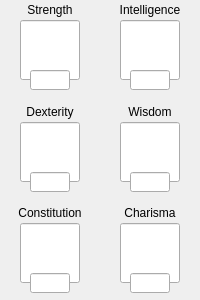
        <widget class="QFrame" name="characteristicBox">
         <property name="enabled">
          <bool>true</bool>
         </property>
         <property name="geometry">
          <rect>
           <x>20</x>
           <y>150</y>
           <width>200</width>
           <height>300</height>
          </rect>
         </property>
         <property name="focusPolicy">
          <enum>Qt::NoFocus</enum>
         </property>
         <property name="acceptDrops">
          <bool>false</bool>
         </property>
         <property name="styleSheet">
          <string notr="true">font: 12pt &quot;Eberron&quot;;</string>
         </property>
         <property name="frameShape">
          <enum>QFrame::NoFrame</enum>
         </property>
         <property name="frameShadow">
          <enum>QFrame::Plain</enum>
         </property>
         <property name="lineWidth">
          <number>1</number>
         </property>
         <layout class="QGridLayout" name="gridLayout">
          <property name="leftMargin">
           <number>0</number>
          </property>
          <property name="topMargin">
           <number>0</number>
          </property>
          <property name="rightMargin">
           <number>0</number>
          </property>
          <property name="bottomMargin">
           <number>0</number>
          </property>
          <property name="horizontalSpacing">
           <number>0</number>
          </property>
          <property name="verticalSpacing">
           <number>5</number>
          </property>
          <item row="0" column="0">
           <widget class="QFrame" name="strengthBox">
            <property name="styleSheet">
             <string notr="true">font: 12pt &quot;Eberron&quot;;</string>
            </property>
            <widget class="QLineEdit" name="strength">
             <property name="geometry">
              <rect>
               <x>30</x>
               <y>70</y>
               <width>40</width>
               <height>20</height>
              </rect>
             </property>
             <property name="accessibleName">
              <string>strength</string>
             </property>
             <property name="accessibleDescription">
              <string>base</string>
             </property>
             <property name="styleSheet">
              <string notr="true">font: 12pt &quot;Eberron&quot;;</string>
             </property>
             <property name="text">
              <string/>
             </property>
             <property name="maxLength">
              <number>2</number>
             </property>
             <property name="alignment">
              <set>Qt::AlignCenter</set>
             </property>
            </widget>
            <widget class="QLineEdit" name="strengthBonus">
             <property name="geometry">
              <rect>
               <x>20</x>
               <y>20</y>
               <width>60</width>
               <height>60</height>
              </rect>
             </property>
             <property name="accessibleName">
              <string>strengthBonus</string>
             </property>
             <property name="accessibleDescription">
              <string>bonus</string>
             </property>
             <property name="styleSheet">
              <string notr="true">font: 12pt &quot;Eberron&quot;;</string>
             </property>
             <property name="text">
              <string/>
             </property>
             <property name="maxLength">
              <number>4</number>
             </property>
             <property name="alignment">
              <set>Qt::AlignCenter</set>
             </property>
            </widget>
            <widget class="QLabel" name="strengthLabel">
             <property name="geometry">
              <rect>
               <x>0</x>
               <y>0</y>
               <width>100</width>
               <height>20</height>
              </rect>
             </property>
             <property name="styleSheet">
              <string notr="true">font: 12pt &quot;Eberron&quot;;</string>
             </property>
             <property name="text">
              <string>Strength</string>
             </property>
             <property name="alignment">
              <set>Qt::AlignCenter</set>
             </property>
             <property name="textInteractionFlags">
              <set>Qt::NoTextInteraction</set>
             </property>
            </widget>
            <zorder>strengthLabel</zorder>
            <zorder>strengthBonus</zorder>
            <zorder>strength</zorder>
           </widget>
          </item>
          <item row="0" column="1">
           <widget class="QFrame" name="intelligenceBox">
            <property name="styleSheet">
             <string notr="true">font: 12pt &quot;Eberron&quot;;</string>
            </property>
            <widget class="QLineEdit" name="intelligence">
             <property name="geometry">
              <rect>
               <x>30</x>
               <y>70</y>
               <width>40</width>
               <height>20</height>
              </rect>
             </property>
             <property name="accessibleName">
              <string>intelligence</string>
             </property>
             <property name="accessibleDescription">
              <string>base</string>
             </property>
             <property name="styleSheet">
              <string notr="true">font: 12pt &quot;Eberron&quot;;</string>
             </property>
             <property name="text">
              <string/>
             </property>
             <property name="maxLength">
              <number>2</number>
             </property>
             <property name="alignment">
              <set>Qt::AlignCenter</set>
             </property>
            </widget>
            <widget class="QLineEdit" name="intelligenceBonus">
             <property name="geometry">
              <rect>
               <x>20</x>
               <y>20</y>
               <width>60</width>
               <height>60</height>
              </rect>
             </property>
             <property name="accessibleName">
              <string>intelligenceBonus</string>
             </property>
             <property name="accessibleDescription">
              <string>bonus</string>
             </property>
             <property name="styleSheet">
              <string notr="true">font: 12pt &quot;Eberron&quot;;</string>
             </property>
             <property name="text">
              <string/>
             </property>
             <property name="maxLength">
              <number>4</number>
             </property>
             <property name="alignment">
              <set>Qt::AlignCenter</set>
             </property>
            </widget>
            <widget class="QLabel" name="intelligenceLabel">
             <property name="geometry">
              <rect>
               <x>0</x>
               <y>0</y>
               <width>100</width>
               <height>20</height>
              </rect>
             </property>
             <property name="styleSheet">
              <string notr="true">font: 12pt &quot;Eberron&quot;;</string>
             </property>
             <property name="text">
              <string>Intelligence</string>
             </property>
             <property name="alignment">
              <set>Qt::AlignCenter</set>
             </property>
             <property name="textInteractionFlags">
              <set>Qt::NoTextInteraction</set>
             </property>
            </widget>
            <zorder>intelligenceBonus</zorder>
            <zorder>intelligenceLabel</zorder>
            <zorder>intelligence</zorder>
           </widget>
          </item>
          <item row="1" column="0">
           <widget class="QFrame" name="dexterityBox">
            <property name="styleSheet">
             <string notr="true">font: 12pt &quot;Eberron&quot;;</string>
            </property>
            <widget class="QLineEdit" name="dexterity">
             <property name="geometry">
              <rect>
               <x>30</x>
               <y>70</y>
               <width>40</width>
               <height>20</height>
              </rect>
             </property>
             <property name="accessibleName">
              <string>dexterity</string>
             </property>
             <property name="accessibleDescription">
              <string>base</string>
             </property>
             <property name="styleSheet">
              <string notr="true">font: 12pt &quot;Eberron&quot;;</string>
             </property>
             <property name="text">
              <string/>
             </property>
             <property name="maxLength">
              <number>2</number>
             </property>
             <property name="alignment">
              <set>Qt::AlignCenter</set>
             </property>
            </widget>
            <widget class="QLineEdit" name="dexterityBonus">
             <property name="geometry">
              <rect>
               <x>20</x>
               <y>20</y>
               <width>60</width>
               <height>60</height>
              </rect>
             </property>
             <property name="accessibleName">
              <string>dexterityBonus</string>
             </property>
             <property name="accessibleDescription">
              <string>bonus</string>
             </property>
             <property name="styleSheet">
              <string notr="true">font: 12pt &quot;Eberron&quot;;</string>
             </property>
             <property name="text">
              <string/>
             </property>
             <property name="maxLength">
              <number>4</number>
             </property>
             <property name="alignment">
              <set>Qt::AlignCenter</set>
             </property>
            </widget>
            <widget class="QLabel" name="dexterityLabel">
             <property name="geometry">
              <rect>
               <x>0</x>
               <y>0</y>
               <width>100</width>
               <height>20</height>
              </rect>
             </property>
             <property name="styleSheet">
              <string notr="true">font: 12pt &quot;Eberron&quot;;</string>
             </property>
             <property name="text">
              <string>Dexterity</string>
             </property>
             <property name="alignment">
              <set>Qt::AlignCenter</set>
             </property>
             <property name="textInteractionFlags">
              <set>Qt::NoTextInteraction</set>
             </property>
            </widget>
            <zorder>dexterityBonus</zorder>
            <zorder>dexterityLabel</zorder>
            <zorder>dexterity</zorder>
           </widget>
          </item>
          <item row="1" column="1">
           <widget class="QFrame" name="wisdomBox">
            <property name="styleSheet">
             <string notr="true">font: 12pt &quot;Eberron&quot;;</string>
            </property>
            <widget class="QLineEdit" name="wisdom">
             <property name="geometry">
              <rect>
               <x>30</x>
               <y>70</y>
               <width>40</width>
               <height>20</height>
              </rect>
             </property>
             <property name="accessibleName">
              <string>wisdom</string>
             </property>
             <property name="accessibleDescription">
              <string>base</string>
             </property>
             <property name="styleSheet">
              <string notr="true">font: 12pt &quot;Eberron&quot;;</string>
             </property>
             <property name="text">
              <string/>
             </property>
             <property name="maxLength">
              <number>2</number>
             </property>
             <property name="alignment">
              <set>Qt::AlignCenter</set>
             </property>
            </widget>
            <widget class="QLineEdit" name="wisdomBonus">
             <property name="geometry">
              <rect>
               <x>20</x>
               <y>20</y>
               <width>60</width>
               <height>60</height>
              </rect>
             </property>
             <property name="accessibleName">
              <string>wisdomBonus</string>
             </property>
             <property name="accessibleDescription">
              <string>bonus</string>
             </property>
             <property name="styleSheet">
              <string notr="true">font: 12pt &quot;Eberron&quot;;</string>
             </property>
             <property name="text">
              <string/>
             </property>
             <property name="maxLength">
              <number>4</number>
             </property>
             <property name="alignment">
              <set>Qt::AlignCenter</set>
             </property>
            </widget>
            <widget class="QLabel" name="wisdomLabel">
             <property name="geometry">
              <rect>
               <x>0</x>
               <y>0</y>
               <width>100</width>
               <height>20</height>
              </rect>
             </property>
             <property name="styleSheet">
              <string notr="true">font: 12pt &quot;Eberron&quot;;</string>
             </property>
             <property name="text">
              <string>Wisdom</string>
             </property>
             <property name="alignment">
              <set>Qt::AlignCenter</set>
             </property>
             <property name="textInteractionFlags">
              <set>Qt::NoTextInteraction</set>
             </property>
            </widget>
            <zorder>wisdomBonus</zorder>
            <zorder>wisdomLabel</zorder>
            <zorder>wisdom</zorder>
           </widget>
          </item>
          <item row="2" column="0">
           <widget class="QFrame" name="consitutionBox">
            <property name="styleSheet">
             <string notr="true">font: 12pt &quot;Eberron&quot;;</string>
            </property>
            <widget class="QLineEdit" name="constitution">
             <property name="geometry">
              <rect>
               <x>30</x>
               <y>70</y>
               <width>40</width>
               <height>20</height>
              </rect>
             </property>
             <property name="accessibleName">
              <string>constitution</string>
             </property>
             <property name="accessibleDescription">
              <string>base</string>
             </property>
             <property name="styleSheet">
              <string notr="true">font: 12pt &quot;Eberron&quot;;</string>
             </property>
             <property name="text">
              <string/>
             </property>
             <property name="maxLength">
              <number>2</number>
             </property>
             <property name="alignment">
              <set>Qt::AlignCenter</set>
             </property>
            </widget>
            <widget class="QLineEdit" name="constitutionBonus">
             <property name="geometry">
              <rect>
               <x>20</x>
               <y>20</y>
               <width>60</width>
               <height>60</height>
              </rect>
             </property>
             <property name="accessibleName">
              <string>constitutionBonus</string>
             </property>
             <property name="accessibleDescription">
              <string>bonus</string>
             </property>
             <property name="styleSheet">
              <string notr="true">font: 12pt &quot;Eberron&quot;;</string>
             </property>
             <property name="text">
              <string/>
             </property>
             <property name="maxLength">
              <number>4</number>
             </property>
             <property name="alignment">
              <set>Qt::AlignCenter</set>
             </property>
            </widget>
            <widget class="QLabel" name="constitiutionLabel">
             <property name="geometry">
              <rect>
               <x>0</x>
               <y>0</y>
               <width>100</width>
               <height>20</height>
              </rect>
             </property>
             <property name="styleSheet">
              <string notr="true">font: 12pt &quot;Eberron&quot;;</string>
             </property>
             <property name="text">
              <string>Constitution</string>
             </property>
             <property name="alignment">
              <set>Qt::AlignCenter</set>
             </property>
             <property name="textInteractionFlags">
              <set>Qt::NoTextInteraction</set>
             </property>
            </widget>
            <zorder>constitutionBonus</zorder>
            <zorder>constitiutionLabel</zorder>
            <zorder>constitution</zorder>
           </widget>
          </item>
          <item row="2" column="1">
           <widget class="QFrame" name="charismaBox">
            <property name="styleSheet">
             <string notr="true">font: 12pt &quot;Eberron&quot;;</string>
            </property>
            <widget class="QLineEdit" name="charisma">
             <property name="geometry">
              <rect>
               <x>30</x>
               <y>70</y>
               <width>40</width>
               <height>20</height>
              </rect>
             </property>
             <property name="accessibleName">
              <string>charisma</string>
             </property>
             <property name="accessibleDescription">
              <string>base</string>
             </property>
             <property name="styleSheet">
              <string notr="true">font: 12pt &quot;Eberron&quot;;</string>
             </property>
             <property name="text">
              <string/>
             </property>
             <property name="maxLength">
              <number>2</number>
             </property>
             <property name="alignment">
              <set>Qt::AlignCenter</set>
             </property>
            </widget>
            <widget class="QLineEdit" name="charismaBonus">
             <property name="geometry">
              <rect>
               <x>20</x>
               <y>20</y>
               <width>60</width>
               <height>60</height>
              </rect>
             </property>
             <property name="accessibleName">
              <string>charismaBonus</string>
             </property>
             <property name="accessibleDescription">
              <string>bonus</string>
             </property>
             <property name="styleSheet">
              <string notr="true">font: 12pt &quot;Eberron&quot;;</string>
             </property>
             <property name="text">
              <string/>
             </property>
             <property name="maxLength">
              <number>4</number>
             </property>
             <property name="alignment">
              <set>Qt::AlignCenter</set>
             </property>
            </widget>
            <widget class="QLabel" name="charismaLabel">
             <property name="geometry">
              <rect>
               <x>0</x>
               <y>0</y>
               <width>100</width>
               <height>20</height>
              </rect>
             </property>
             <property name="styleSheet">
              <string notr="true">font: 12pt &quot;Eberron&quot;;</string>
             </property>
             <property name="text">
              <string>Charisma</string>
             </property>
             <property name="alignment">
              <set>Qt::AlignCenter</set>
             </property>
             <property name="textInteractionFlags">
              <set>Qt::NoTextInteraction</set>
             </property>
            </widget>
            <zorder>charismaBonus</zorder>
            <zorder>charismaLabel</zorder>
            <zorder>charisma</zorder>
           </widget>
          </item>
         </layout>
        </widget>
